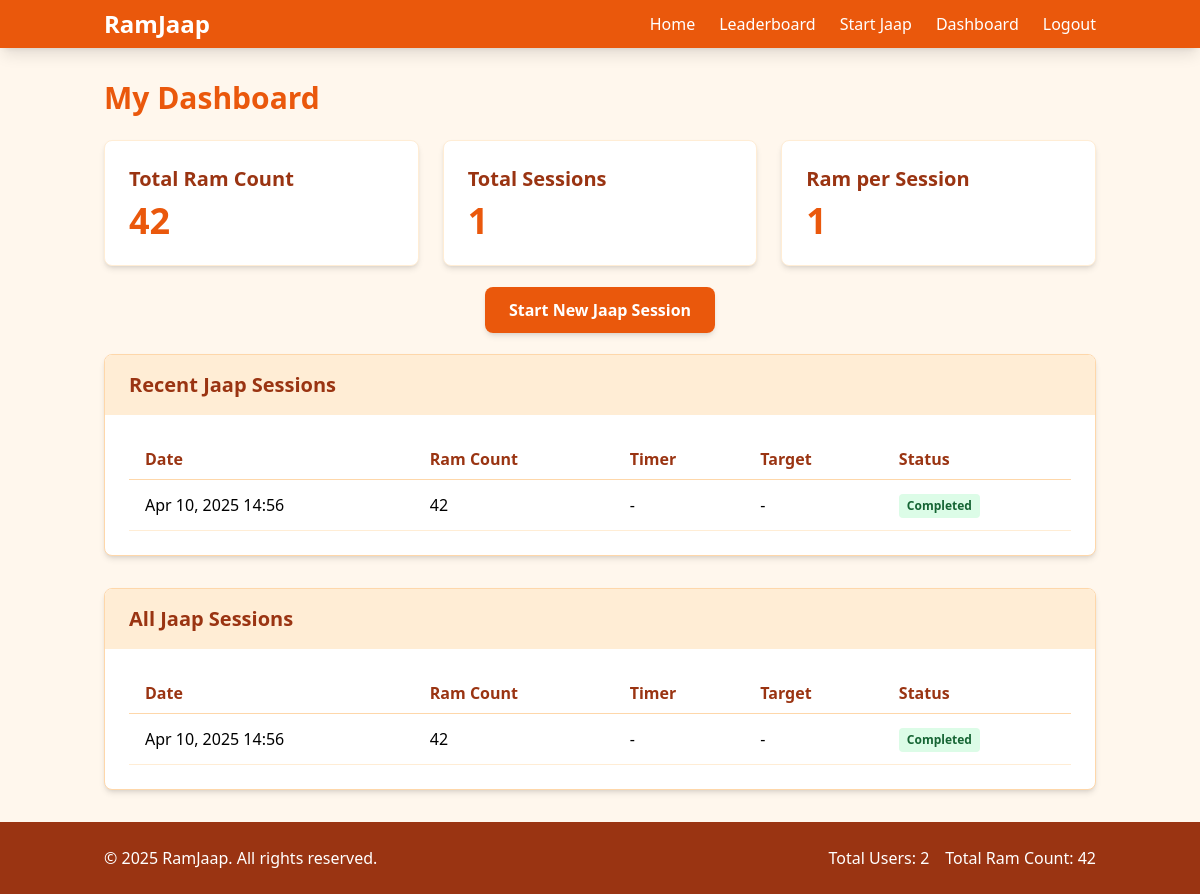
Page /accounts/dashboard/ (signed in) on the committed database.
### jaap/models.py (models this page shows, shortened)
class JaapSession(TimeStampedModel):
    TIMER_CHOICES = [
        (5, '5 Minutes'),
        (10, '10 Minutes'),
        (15, '15 Minutes'),
        (30, '30 Minutes'),
        (60, '60 Minutes'),
    ]
    STATUS_CHOICES = [
        ('in_progress', 'In Progress'),
        ('paused', 'Paused'),
        ('completed', 'Completed'),
    ]
    user = models.ForeignKey(User, on_delete=models.CASCADE, related_name='jaap_sessions')
    ram_count = models.PositiveIntegerField(default=0)
    timer_set = models.PositiveIntegerField(choices=TIMER_CHOICES, null=True, blank=True)
    target_count = models.PositiveIntegerField(null=True, blank=True)
    status = models.CharField(max_length=20, choices=STATUS_CHOICES, default='in_progress')
    completed_at = models.DateTimeField(null=True, blank=True)
    class Meta:
        ordering = ['-created_at']

### accounts/views.py (the view)
# urls.py: path('dashboard/', views.dashboard_view, name='dashboard'),
@login_required
def dashboard_view(request):
    profile = request.user.profile
    recent_sessions = JaapSession.objects.filter(user=request.user).order_by('-created_at')[:5]
    total_sessions = profile.total_sessions
    total_ram_count = profile.total_ram_count
    all_sessions = JaapSession.objects.filter(user=request.user).order_by('-created_at')
    context = {
        'profile': profile,
        'recent_sessions': recent_sessions,
        'total_sessions': total_sessions,
        'total_ram_count': total_ram_count,
        'all_sessions': all_sessions
    }
    return render(request, 'accounts/dashboard.html', context)

### core/views.py (called while the page is built)
def global_stats_context(request):
    total_users = User.objects.count()
    try:
        total_ram_count = JaapCount.objects.get(id=1).total_count
    except JaapCount.DoesNotExist:
        total_ram_count = 0
    return {
        'total_users': total_users,
        'total_ram_count': total_ram_count,
    }

### templates/accounts/dashboard.html (shortened to what this page needs)
{% extends 'base.html' %}
{% load static %}
{% block content %}
<div class="max-w-5xl mx-auto">
    <h1 class="text-3xl font-bold text-orange-600 mb-6">My Dashboard</h1>
    <div class="grid grid-cols-1 md:grid-cols-3 gap-6 mb-8">
        <div class="bg-white rounded-lg shadow-md p-6 border border-orange-100 dashboard-card">
            <h2 class="text-xl font-semibold text-orange-800 mb-2">Total Ram Count</h2>
            <p class="text-4xl font-bold text-orange-600">{{ total_ram_count }}</p>
        </div>
        <div class="bg-white rounded-lg shadow-md p-6 border border-orange-100 dashboard-card">
            <h2 class="text-xl font-semibold text-orange-800 mb-2">Total Sessions</h2>
            <p class="text-4xl font-bold text-orange-600">{{ total_sessions }}</p>
        </div>
        <div class="bg-white rounded-lg shadow-md p-6 border border-orange-100 dashboard-card">
            <h2 class="text-xl font-semibold text-orange-800 mb-2">Ram per Session</h2>
            <p class="text-4xl font-bold text-orange-600">
                {% if total_sessions > 0 %}
                    {{ total_ram_count|divisibleby:total_sessions|floatformat:0 }}
                {% else %}
                    0
                {% endif %}
            </p>
        </div>
    </div>
    <div class="text-center mb-8">
        <a href="{% url 'jaap_input' %}" class="px-6 py-3 bg-orange-600 text-white font-semibold rounded-lg shadow-md hover:bg-orange-700 transition">Start New Jaap Session</a>
    </div>
    <div class="bg-white rounded-lg shadow-md overflow-hidden border border-orange-200 mb-8">
        <div class="bg-orange-100 px-6 py-4">
            <h2 class="text-xl font-semibold text-orange-800">Recent Jaap Sessions</h2>
        </div>
        <div class="p-6">
            {% if recent_sessions %}
                <div class="overflow-x-auto">
                    <table class="min-w-full">
                        <thead>
                            <tr class="border-b border-orange-200">
                                <th class="py-2 px-4 text-left font-semibold text-orange-800">Date</th>
                                <th class="py-2 px-4 text-left font-semibold text-orange-800">Ram Count</th>
                                <th class="py-2 px-4 text-left font-semibold text-orange-800">Timer</th>
                                <th class="py-2 px-4 text-left font-semibold text-orange-800">Target</th>
                                <th class="py-2 px-4 text-left font-semibold text-orange-800">Status</th>
                            </tr>
                        </thead>
                        <tbody>
                            {% for session in recent_sessions %}
                            <tr class="border-b border-orange-100">
                                <td class="py-3 px-4">{{ session.created_at|date:"M d, Y H:i" }}</td>
                                <td class="py-3 px-4">{{ session.ram_count }}</td>
                                <td class="py-3 px-4">
                                    {% if session.timer_set %}
                                        {{ session.timer_set }} minutes
                                    {% else %}
                                        -
                                    {% endif %}
                                </td>
                                <td class="py-3 px-4">
                                    {% if session.target_count %}
                                        {{ session.target_count }}
                                    {% else %}
                                        -
                                    {% endif %}
                                </td>
                                <td class="py-3 px-4">
                                    {% if session.status == 'in_progress' %}
                                        <span class="inline-block px-2 py-1 bg-blue-100 text-blue-800 text-xs font-semibold rounded">In Progress</span>
                                    {% elif session.status == 'paused' %}
                                        <span class="inline-block px-2 py-1 bg-yellow-100 text-yellow-800 text-xs font-semibold rounded">Paused</span>
                                    {% else %}
                                        <span class="inline-block px-2 py-1 bg-green-100 text-green-800 text-xs font-semibold rounded">Completed</span>
                                    {% endif %}
                                </td>
                            </tr>
                            {% endfor %}
                        </tbody>
                    </table>
                </div>
            {% else %}
                <p class="text-gray-500 py-4 text-center">You haven't completed any Jaap sessions yet.</p>
            {% endif %}
        </div>
    </div>
    <div class="bg-white rounded-lg shadow-md overflow-hidden border border-orange-200">
        <div class="bg-orange-100 px-6 py-4 flex justify-between items-center">
            <h2 class="text-xl font-semibold text-orange-800">All Jaap Sessions</h2>
        </div>
        <div class="p-6">
            {% if all_sessions %}
                <div class="overflow-x-auto">
                    <table class="min-w-full">
                        <thead>
                            <tr class="border-b border-orange-200">
                                <th class="py-2 px-4 text-left font-semibold text-orange-800">Date</th>
                                <th class="py-2 px-4 text-left font-semibold text-orange-800">Ram Count</th>
                                <th class="py-2 px-4 text-left font-semibold text-orange-800">Timer</th>
                                <th class="py-2 px-4 text-left font-semibold text-orange-800">Target</th>
                                <th class="py-2 px-4 text-left font-semibold text-orange-800">Status</th>
                            </tr>
                        </thead>
                        <tbody>
                            {% for session in all_sessions %}
                            <tr class="border-b border-orange-100">
                                <td class="py-3 px-4">{{ session.created_at|date:"M d, Y H:i" }}</td>
                                <td class="py-3 px-4">{{ session.ram_count }}</td>
                                <td class="py-3 px-4">
                                    {% if session.timer_set %}
                                        {{ session.timer_set }} minutes
                                    {% else %}
                                        -
                                    {% endif %}
                                </td>
                                <td class="py-3 px-4">
                                    {% if session.target_count %}
                                        {{ session.target_count }}
                                    {% else %}
                                        -
                                    {% endif %}
                                </td>
                                <td class="py-3 px-4">
                                    {% if session.status == 'in_progress' %}
                                        <span class="inline-block px-2 py-1 bg-blue-100 text-blue-800 text-xs font-semibold rounded">In Progress</span>
                                        <a href="{% url 'jaap_resume' session.id %}" class="text-xs text-blue-600 hover:underline ml-2">Resume</a>
                                    {% elif session.status == 'paused' %}
                                        <span class="inline-block px-2 py-1 bg-yellow-100 text-yellow-800 text-xs font-semibold rounded">Paused</span>
                                        <a href="{% url 'jaap_resume' session.id %}" class="text-xs text-blue-600 hover:underline ml-2">Resume</a>
                                    {% else %}
                                        <span class="inline-block px-2 py-1 bg-green-100 text-green-800 text-xs font-semibold rounded">Completed</span>
                                    {% endif %}
                                </td>
                            </tr>
                            {% endfor %}
                        </tbody>
                    </table>
                </div>
            {% else %}
                <p class="text-gray-500 py-4 text-center">You haven't completed any Jaap sessions yet.</p>
            {% endif %}
        </div>
    </div>
</div>
{% endblock %}

### static/css/custom.css (style rules this page uses)
.dashboard-card { transition: transform 0.3s ease, box-shadow 0.3s ease; }

### rows in the picture
JaapSession: created_at "Apr 10, 2025 14:56", ram_count "42", status "Completed"

### other values in the picture
{{ total_ram_count }} "42"
{{ total_sessions }} "1"
{{ total_ram_count|divisibleby:total_sessions|floatformat:0 }} "1"
{{ total_users }} "2"
